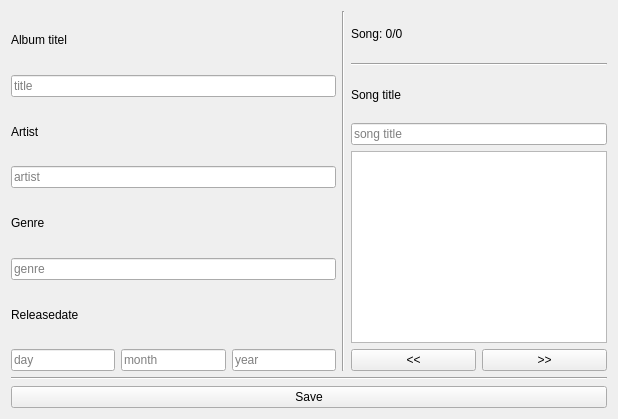
<?xml version="1.0" encoding="UTF-8"?>
<ui version="4.0">
 <class>Form</class>
 <widget class="QWidget" name="Form">
  <property name="geometry">
   <rect>
    <x>0</x>
    <y>0</y>
    <width>618</width>
    <height>419</height>
   </rect>
  </property>
  <property name="windowTitle">
   <string>Form</string>
  </property>
  <layout class="QVBoxLayout" name="verticalLayout_3">
   <item>
    <layout class="QHBoxLayout" name="horizontalLayout_2">
     <item>
      <layout class="QVBoxLayout" name="verticalLayout_6">
       <item>
        <layout class="QVBoxLayout" name="verticalLayout_5">
         <item>
          <widget class="QLabel" name="label">
           <property name="text">
            <string>Album titel</string>
           </property>
          </widget>
         </item>
         <item>
          <widget class="QLineEdit" name="albumtitle_input">
           <property name="placeholderText">
            <string>title</string>
           </property>
          </widget>
         </item>
        </layout>
       </item>
       <item>
        <layout class="QVBoxLayout" name="verticalLayout_2">
         <item>
          <widget class="QLabel" name="label_3">
           <property name="text">
            <string>Artist</string>
           </property>
          </widget>
         </item>
         <item>
          <widget class="QLineEdit" name="artist_input">
           <property name="text">
            <string/>
           </property>
           <property name="placeholderText">
            <string>artist</string>
           </property>
          </widget>
         </item>
        </layout>
       </item>
       <item>
        <layout class="QVBoxLayout" name="verticalLayout_7">
         <item>
          <widget class="QLabel" name="label_5">
           <property name="text">
            <string>Genre</string>
           </property>
          </widget>
         </item>
         <item>
          <widget class="QLineEdit" name="genre_input">
           <property name="placeholderText">
            <string>genre</string>
           </property>
          </widget>
         </item>
        </layout>
       </item>
       <item>
        <layout class="QVBoxLayout" name="verticalLayout_4">
         <item>
          <widget class="QLabel" name="Releasedate_label">
           <property name="text">
            <string>Releasedate</string>
           </property>
          </widget>
         </item>
         <item>
          <layout class="QHBoxLayout" name="horizontalLayout_4">
           <item>
            <widget class="QLineEdit" name="rday_input">
             <property name="placeholderText">
              <string>day</string>
             </property>
            </widget>
           </item>
           <item>
            <widget class="QLineEdit" name="rmonth_input">
             <property name="placeholderText">
              <string>month</string>
             </property>
            </widget>
           </item>
           <item>
            <widget class="QLineEdit" name="ryear_input">
             <property name="placeholderText">
              <string>year</string>
             </property>
            </widget>
           </item>
          </layout>
         </item>
        </layout>
       </item>
      </layout>
     </item>
     <item>
      <widget class="Line" name="line">
       <property name="orientation">
        <enum>Qt::Orientation::Vertical</enum>
       </property>
      </widget>
     </item>
     <item>
      <layout class="QVBoxLayout" name="verticalLayout">
       <item>
        <widget class="QLabel" name="song_indicator">
         <property name="text">
          <string>Song: 0/0</string>
         </property>
        </widget>
       </item>
       <item>
        <widget class="Line" name="line_3">
         <property name="orientation">
          <enum>Qt::Orientation::Horizontal</enum>
         </property>
        </widget>
       </item>
       <item>
        <widget class="QLabel" name="label_2">
         <property name="text">
          <string>Song title</string>
         </property>
        </widget>
       </item>
       <item>
        <widget class="QLineEdit" name="songtitle_input">
         <property name="placeholderText">
          <string>song title</string>
         </property>
        </widget>
       </item>
       <item>
        <widget class="QGraphicsView" name="cover_view">
         <property name="sizePolicy">
          <sizepolicy hsizetype="Fixed" vsizetype="Fixed">
           <horstretch>0</horstretch>
           <verstretch>0</verstretch>
          </sizepolicy>
         </property>
        </widget>
       </item>
       <item>
        <layout class="QHBoxLayout" name="horizontalLayout">
         <item>
          <widget class="QPushButton" name="previous_push">
           <property name="text">
            <string>&lt;&lt;</string>
           </property>
          </widget>
         </item>
         <item>
          <widget class="QPushButton" name="next_push">
           <property name="text">
            <string>&gt;&gt;</string>
           </property>
          </widget>
         </item>
        </layout>
       </item>
      </layout>
     </item>
    </layout>
   </item>
   <item>
    <widget class="Line" name="line_2">
     <property name="orientation">
      <enum>Qt::Orientation::Horizontal</enum>
     </property>
    </widget>
   </item>
   <item>
    <widget class="QPushButton" name="save_push">
     <property name="text">
      <string>Save</string>
     </property>
    </widget>
   </item>
  </layout>
 </widget>
 <resources/>
 <connections/>
</ui>
